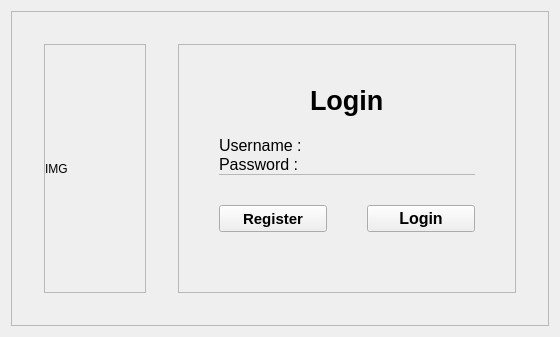
       <widget class="QWidget" name="pageLogin">
        <property name="sizePolicy">
         <sizepolicy hsizetype="Expanding" vsizetype="Expanding">
          <horstretch>1</horstretch>
          <verstretch>1</verstretch>
         </sizepolicy>
        </property>
        <layout class="QVBoxLayout" name="verticalLayout_6">
         <item>
          <layout class="QVBoxLayout" name="VLLogin">
           <property name="spacing">
            <number>0</number>
           </property>
           <property name="topMargin">
            <number>0</number>
           </property>
           <property name="bottomMargin">
            <number>0</number>
           </property>
           <item>
            <widget class="QFrame" name="FrameLogin">
             <property name="frameShape">
              <enum>QFrame::Shape::StyledPanel</enum>
             </property>
             <property name="frameShadow">
              <enum>QFrame::Shadow::Raised</enum>
             </property>
             <layout class="QHBoxLayout" name="horizontalLayout_8">
              <property name="spacing">
               <number>0</number>
              </property>
              <property name="sizeConstraint">
               <enum>QLayout::SizeConstraint::SetMinimumSize</enum>
              </property>
              <property name="leftMargin">
               <number>0</number>
              </property>
              <property name="topMargin">
               <number>0</number>
              </property>
              <property name="rightMargin">
               <number>0</number>
              </property>
              <property name="bottomMargin">
               <number>0</number>
              </property>
              <item>
               <layout class="QHBoxLayout" name="horizontalLayout_6">
                <property name="spacing">
                 <number>0</number>
                </property>
                <property name="leftMargin">
                 <number>0</number>
                </property>
                <property name="rightMargin">
                 <number>0</number>
                </property>
                <item>
                 <spacer name="horizontalSpacer_25">
                  <property name="orientation">
                   <enum>Qt::Orientation::Horizontal</enum>
                  </property>
                  <property name="sizeType">
                   <enum>QSizePolicy::Policy::Fixed</enum>
                  </property>
                  <property name="sizeHint" stdset="0">
                   <size>
                    <width>32</width>
                    <height>20</height>
                   </size>
                  </property>
                 </spacer>
                </item>
                <item>
                 <layout class="QVBoxLayout" name="verticalLayout_23">
                  <property name="spacing">
                   <number>0</number>
                  </property>
                  <property name="leftMargin">
                   <number>0</number>
                  </property>
                  <item>
                   <spacer name="verticalSpacer_13">
                    <property name="orientation">
                     <enum>Qt::Orientation::Vertical</enum>
                    </property>
                    <property name="sizeType">
                     <enum>QSizePolicy::Policy::Fixed</enum>
                    </property>
                    <property name="sizeHint" stdset="0">
                     <size>
                      <width>20</width>
                      <height>32</height>
                     </size>
                    </property>
                   </spacer>
                  </item>
                  <item>
                   <widget class="QFrame" name="FrameLoginImage">
                    <property name="minimumSize">
                     <size>
                      <width>50</width>
                      <height>0</height>
                     </size>
                    </property>
                    <property name="frameShape">
                     <enum>QFrame::Shape::StyledPanel</enum>
                    </property>
                    <property name="frameShadow">
                     <enum>QFrame::Shadow::Raised</enum>
                    </property>
                    <layout class="QVBoxLayout" name="verticalLayout_22">
                     <property name="spacing">
                      <number>0</number>
                     </property>
                     <property name="leftMargin">
                      <number>0</number>
                     </property>
                     <property name="topMargin">
                      <number>0</number>
                     </property>
                     <property name="rightMargin">
                      <number>0</number>
                     </property>
                     <property name="bottomMargin">
                      <number>0</number>
                     </property>
                     <item>
                      <layout class="QVBoxLayout" name="VLImageContainer">
                       <property name="spacing">
                        <number>0</number>
                       </property>
                       <item>
                        <widget class="QLabel" name="loginImage">
                         <property name="sizePolicy">
                          <sizepolicy hsizetype="Preferred" vsizetype="Preferred">
                           <horstretch>0</horstretch>
                           <verstretch>0</verstretch>
                          </sizepolicy>
                         </property>
                         <property name="minimumSize">
                          <size>
                           <width>100</width>
                           <height>75</height>
                          </size>
                         </property>
                         <property name="maximumSize">
                          <size>
                           <width>1200</width>
                           <height>900</height>
                          </size>
                         </property>
                         <property name="text">
                          <string>IMG</string>
                         </property>
                        </widget>
                       </item>
                      </layout>
                     </item>
                    </layout>
                   </widget>
                  </item>
                  <item>
                   <spacer name="verticalSpacer_14">
                    <property name="orientation">
                     <enum>Qt::Orientation::Vertical</enum>
                    </property>
                    <property name="sizeType">
                     <enum>QSizePolicy::Policy::Fixed</enum>
                    </property>
                    <property name="sizeHint" stdset="0">
                     <size>
                      <width>20</width>
                      <height>32</height>
                     </size>
                    </property>
                   </spacer>
                  </item>
                 </layout>
                </item>
                <item>
                 <spacer name="horizontalSpacer_35">
                  <property name="orientation">
                   <enum>Qt::Orientation::Horizontal</enum>
                  </property>
                  <property name="sizeType">
                   <enum>QSizePolicy::Policy::Fixed</enum>
                  </property>
                  <property name="sizeHint" stdset="0">
                   <size>
                    <width>32</width>
                    <height>20</height>
                   </size>
                  </property>
                 </spacer>
                </item>
                <item>
                 <layout class="QVBoxLayout" name="VLLoginWindow">
                  <property name="spacing">
                   <number>0</number>
                  </property>
                  <property name="bottomMargin">
                   <number>0</number>
                  </property>
                  <item>
                   <spacer name="verticalSpacer_6">
                    <property name="orientation">
                     <enum>Qt::Orientation::Vertical</enum>
                    </property>
                    <property name="sizeType">
                     <enum>QSizePolicy::Policy::Fixed</enum>
                    </property>
                    <property name="sizeHint" stdset="0">
                     <size>
                      <width>20</width>
                      <height>32</height>
                     </size>
                    </property>
                   </spacer>
                  </item>
                  <item>
                   <widget class="QFrame" name="FrameLoginArea">
                    <property name="sizePolicy">
                     <sizepolicy hsizetype="Preferred" vsizetype="Preferred">
                      <horstretch>0</horstretch>
                      <verstretch>0</verstretch>
                     </sizepolicy>
                    </property>
                    <property name="minimumSize">
                     <size>
                      <width>240</width>
                      <height>0</height>
                     </size>
                    </property>
                    <property name="maximumSize">
                     <size>
                      <width>350</width>
                      <height>16777215</height>
                     </size>
                    </property>
                    <property name="frameShape">
                     <enum>QFrame::Shape::StyledPanel</enum>
                    </property>
                    <property name="frameShadow">
                     <enum>QFrame::Shadow::Raised</enum>
                    </property>
                    <layout class="QVBoxLayout" name="verticalLayout_25">
                     <property name="spacing">
                      <number>0</number>
                     </property>
                     <property name="leftMargin">
                      <number>0</number>
                     </property>
                     <property name="topMargin">
                      <number>0</number>
                     </property>
                     <property name="rightMargin">
                      <number>0</number>
                     </property>
                     <property name="bottomMargin">
                      <number>10</number>
                     </property>
                     <item>
                      <spacer name="verticalSpacer_15">
                       <property name="orientation">
                        <enum>Qt::Orientation::Vertical</enum>
                       </property>
                       <property name="sizeType">
                        <enum>QSizePolicy::Policy::Preferred</enum>
                       </property>
                       <property name="sizeHint" stdset="0">
                        <size>
                         <width>20</width>
                         <height>40</height>
                        </size>
                       </property>
                      </spacer>
                     </item>
                     <item>
                      <layout class="QVBoxLayout" name="verticalLayout_24">
                       <item>
                        <layout class="QHBoxLayout" name="horizontalLayout_23">
                         <item>
                          <spacer name="horizontalSpacer_28">
                           <property name="orientation">
                            <enum>Qt::Orientation::Horizontal</enum>
                           </property>
                           <property name="sizeType">
                            <enum>QSizePolicy::Policy::Expanding</enum>
                           </property>
                           <property name="sizeHint" stdset="0">
                            <size>
                             <width>80</width>
                             <height>5</height>
                            </size>
                           </property>
                          </spacer>
                         </item>
                         <item>
                          <widget class="QLabel" name="label_2">
                           <property name="sizePolicy">
                            <sizepolicy hsizetype="Preferred" vsizetype="Maximum">
                             <horstretch>0</horstretch>
                             <verstretch>0</verstretch>
                            </sizepolicy>
                           </property>
                           <property name="font">
                            <font>
                             <pointsize>20</pointsize>
                             <bold>true</bold>
                            </font>
                           </property>
                           <property name="text">
                            <string>Login</string>
                           </property>
                          </widget>
                         </item>
                         <item>
                          <spacer name="horizontalSpacer_29">
                           <property name="orientation">
                            <enum>Qt::Orientation::Horizontal</enum>
                           </property>
                           <property name="sizeType">
                            <enum>QSizePolicy::Policy::Expanding</enum>
                           </property>
                           <property name="sizeHint" stdset="0">
                            <size>
                             <width>80</width>
                             <height>5</height>
                            </size>
                           </property>
                          </spacer>
                         </item>
                        </layout>
                       </item>
                      </layout>
                     </item>
                     <item>
                      <layout class="QHBoxLayout" name="horizontalLayout_22">
                       <property name="sizeConstraint">
                        <enum>QLayout::SizeConstraint::SetDefaultConstraint</enum>
                       </property>
                       <property name="topMargin">
                        <number>20</number>
                       </property>
                       <item>
                        <spacer name="horizontalSpacer_27">
                         <property name="orientation">
                          <enum>Qt::Orientation::Horizontal</enum>
                         </property>
                         <property name="sizeType">
                          <enum>QSizePolicy::Policy::Fixed</enum>
                         </property>
                         <property name="sizeHint" stdset="0">
                          <size>
                           <width>40</width>
                           <height>5</height>
                          </size>
                         </property>
                        </spacer>
                       </item>
                       <item>
                        <layout class="QVBoxLayout" name="verticalLayout_13">
                         <property name="spacing">
                          <number>0</number>
                         </property>
                         <property name="sizeConstraint">
                          <enum>QLayout::SizeConstraint::SetFixedSize</enum>
                         </property>
                         <item>
                          <widget class="QLabel" name="label_9">
                           <property name="maximumSize">
                            <size>
                             <width>16777215</width>
                             <height>60</height>
                            </size>
                           </property>
                           <property name="font">
                            <font>
                             <pointsize>12</pointsize>
                            </font>
                           </property>
                           <property name="text">
                            <string>Username :</string>
                           </property>
                          </widget>
                         </item>
                         <item>
                          <widget class="QTextEdit" name="loginUsername">
                           <property name="sizePolicy">
                            <sizepolicy hsizetype="Expanding" vsizetype="Ignored">
                             <horstretch>0</horstretch>
                             <verstretch>0</verstretch>
                            </sizepolicy>
                           </property>
                           <property name="maximumSize">
                            <size>
                             <width>16777215</width>
                             <height>40</height>
                            </size>
                           </property>
                          </widget>
                         </item>
                        </layout>
                       </item>
                       <item>
                        <spacer name="horizontalSpacer_26">
                         <property name="orientation">
                          <enum>Qt::Orientation::Horizontal</enum>
                         </property>
                         <property name="sizeType">
                          <enum>QSizePolicy::Policy::Fixed</enum>
                         </property>
                         <property name="sizeHint" stdset="0">
                          <size>
                           <width>40</width>
                           <height>5</height>
                          </size>
                         </property>
                        </spacer>
                       </item>
                      </layout>
                     </item>
                     <item>
                      <layout class="QHBoxLayout" name="horizontalLayout_3">
                       <item>
                        <spacer name="horizontalSpacer_7">
                         <property name="orientation">
                          <enum>Qt::Orientation::Horizontal</enum>
                         </property>
                         <property name="sizeType">
                          <enum>QSizePolicy::Policy::Fixed</enum>
                         </property>
                         <property name="sizeHint" stdset="0">
                          <size>
                           <width>40</width>
                           <height>20</height>
                          </size>
                         </property>
                        </spacer>
                       </item>
                       <item>
                        <layout class="QVBoxLayout" name="verticalLayout_14">
                         <property name="spacing">
                          <number>0</number>
                         </property>
                         <property name="sizeConstraint">
                          <enum>QLayout::SizeConstraint::SetFixedSize</enum>
                         </property>
                         <item>
                          <widget class="QLabel" name="label_10">
                           <property name="sizePolicy">
                            <sizepolicy hsizetype="Preferred" vsizetype="Preferred">
                             <horstretch>0</horstretch>
                             <verstretch>0</verstretch>
                            </sizepolicy>
                           </property>
                           <property name="maximumSize">
                            <size>
                             <width>16777215</width>
                             <height>60</height>
                            </size>
                           </property>
                           <property name="font">
                            <font>
                             <pointsize>12</pointsize>
                            </font>
                           </property>
                           <property name="text">
                            <string>Password : </string>
                           </property>
                          </widget>
                         </item>
                         <item>
                          <widget class="QTextEdit" name="loginPassword">
                           <property name="sizePolicy">
                            <sizepolicy hsizetype="Expanding" vsizetype="Ignored">
                             <horstretch>0</horstretch>
                             <verstretch>0</verstretch>
                            </sizepolicy>
                           </property>
                           <property name="maximumSize">
                            <size>
                             <width>16777215</width>
                             <height>40</height>
                            </size>
                           </property>
                          </widget>
                         </item>
                        </layout>
                       </item>
                       <item>
                        <spacer name="horizontalSpacer_6">
                         <property name="orientation">
                          <enum>Qt::Orientation::Horizontal</enum>
                         </property>
                         <property name="sizeType">
                          <enum>QSizePolicy::Policy::Fixed</enum>
                         </property>
                         <property name="sizeHint" stdset="0">
                          <size>
                           <width>40</width>
                           <height>20</height>
                          </size>
                         </property>
                        </spacer>
                       </item>
                      </layout>
                     </item>
                     <item>
                      <spacer name="verticalSpacer_10">
                       <property name="orientation">
                        <enum>Qt::Orientation::Vertical</enum>
                       </property>
                       <property name="sizeType">
                        <enum>QSizePolicy::Policy::Fixed</enum>
                       </property>
                       <property name="sizeHint" stdset="0">
                        <size>
                         <width>20</width>
                         <height>20</height>
                        </size>
                       </property>
                      </spacer>
                     </item>
                     <item>
                      <layout class="QHBoxLayout" name="horizontalLayout_18">
                       <property name="spacing">
                        <number>0</number>
                       </property>
                       <property name="topMargin">
                        <number>10</number>
                       </property>
                       <property name="bottomMargin">
                        <number>10</number>
                       </property>
                       <item>
                        <spacer name="horizontalSpacer_30">
                         <property name="orientation">
                          <enum>Qt::Orientation::Horizontal</enum>
                         </property>
                         <property name="sizeType">
                          <enum>QSizePolicy::Policy::Fixed</enum>
                         </property>
                         <property name="sizeHint" stdset="0">
                          <size>
                           <width>40</width>
                           <height>5</height>
                          </size>
                         </property>
                        </spacer>
                       </item>
                       <item>
                        <widget class="QPushButton" name="loginRegisterBtn">
                         <property name="sizePolicy">
                          <sizepolicy hsizetype="Minimum" vsizetype="Preferred">
                           <horstretch>0</horstretch>
                           <verstretch>0</verstretch>
                          </sizepolicy>
                         </property>
                         <property name="maximumSize">
                          <size>
                           <width>16777215</width>
                           <height>80</height>
                          </size>
                         </property>
                         <property name="font">
                          <font>
                           <pointsize>11</pointsize>
                           <bold>true</bold>
                          </font>
                         </property>
                         <property name="text">
                          <string>Register</string>
                         </property>
                        </widget>
                       </item>
                       <item>
                        <spacer name="horizontalSpacer_31">
                         <property name="orientation">
                          <enum>Qt::Orientation::Horizontal</enum>
                         </property>
                         <property name="sizeType">
                          <enum>QSizePolicy::Policy::Fixed</enum>
                         </property>
                         <property name="sizeHint" stdset="0">
                          <size>
                           <width>40</width>
                           <height>5</height>
                          </size>
                         </property>
                        </spacer>
                       </item>
                       <item>
                        <widget class="QPushButton" name="loginConfirmBtn">
                         <property name="sizePolicy">
                          <sizepolicy hsizetype="Minimum" vsizetype="Preferred">
                           <horstretch>0</horstretch>
                           <verstretch>0</verstretch>
                          </sizepolicy>
                         </property>
                         <property name="maximumSize">
                          <size>
                           <width>16777215</width>
                           <height>80</height>
                          </size>
                         </property>
                         <property name="font">
                          <font>
                           <pointsize>12</pointsize>
                           <bold>true</bold>
                          </font>
                         </property>
                         <property name="text">
                          <string>Login</string>
                         </property>
                        </widget>
                       </item>
                       <item>
                        <spacer name="horizontalSpacer_21">
                         <property name="orientation">
                          <enum>Qt::Orientation::Horizontal</enum>
                         </property>
                         <property name="sizeType">
                          <enum>QSizePolicy::Policy::Fixed</enum>
                         </property>
                         <property name="sizeHint" stdset="0">
                          <size>
                           <width>40</width>
                           <height>5</height>
                          </size>
                         </property>
                        </spacer>
                       </item>
                      </layout>
                     </item>
                     <item>
                      <spacer name="verticalSpacer_16">
                       <property name="orientation">
                        <enum>Qt::Orientation::Vertical</enum>
                       </property>
                       <property name="sizeType">
                        <enum>QSizePolicy::Policy::Preferred</enum>
                       </property>
                       <property name="sizeHint" stdset="0">
                        <size>
                         <width>20</width>
                         <height>40</height>
                        </size>
                       </property>
                      </spacer>
                     </item>
                    </layout>
                   </widget>
                  </item>
                  <item>
                   <spacer name="verticalSpacer_5">
                    <property name="orientation">
                     <enum>Qt::Orientation::Vertical</enum>
                    </property>
                    <property name="sizeType">
                     <enum>QSizePolicy::Policy::Fixed</enum>
                    </property>
                    <property name="sizeHint" stdset="0">
                     <size>
                      <width>20</width>
                      <height>32</height>
                     </size>
                    </property>
                   </spacer>
                  </item>
                 </layout>
                </item>
                <item>
                 <spacer name="horizontalSpacer_40">
                  <property name="orientation">
                   <enum>Qt::Orientation::Horizontal</enum>
                  </property>
                  <property name="sizeType">
                   <enum>QSizePolicy::Policy::Fixed</enum>
                  </property>
                  <property name="sizeHint" stdset="0">
                   <size>
                    <width>32</width>
                    <height>20</height>
                   </size>
                  </property>
                 </spacer>
                </item>
               </layout>
              </item>
             </layout>
            </widget>
           </item>
          </layout>
         </item>
        </layout>
       </widget>
